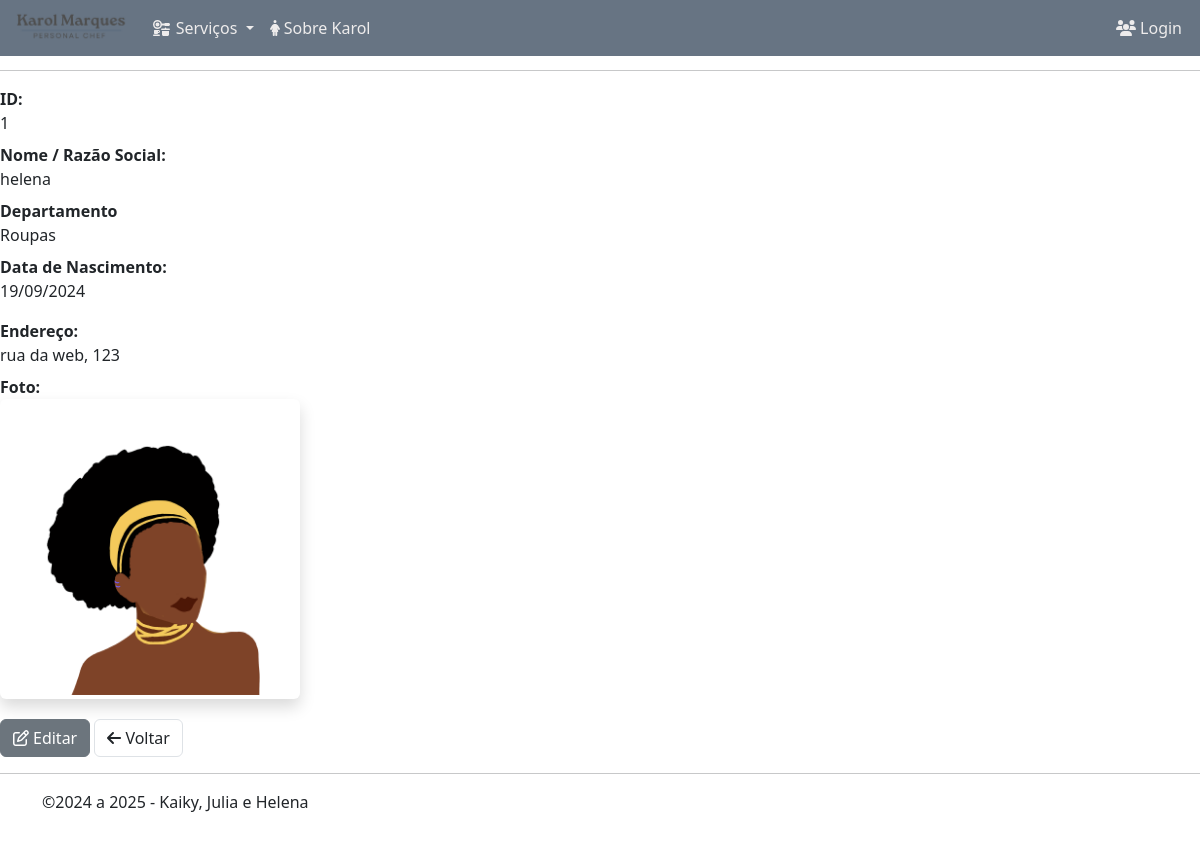
Screenshot of /gerente/view.php?id=1 with the database file from the repository.
### tables this page shows
CREATE TABLE IF NOT EXISTS `gerentes` (
  `id` int NOT NULL AUTO_INCREMENT PRIMARY KEY,
  `nome` varchar(100) NOT NULL,
  `endereco` varchar(50) NOT null,
  `depto` varchar(20) NOT NULL,
  `datanasc` datetime NOT NULL,
  `foto` varchar(30)
);

### inc/database.php (called while the page is built, shortened)
<?php
function open_database()
{
    try {
        $conn = new PDO("mysql:host=" . DB_HOST . ";dbname=" . DB_NAME, DB_USER, DB_PASSWORD);
        $conn->setAttribute(PDO::ATTR_ERRMODE, PDO::ERRMODE_EXCEPTION);
        $conn->setAttribute(PDO::ATTR_EMULATE_PREPARES, false);
        $conn->exec("SET NAMES 'utf8'");
        return $conn;
    } catch (PDOException $e) {
        echo "Connection failed: ";
    }
}
function find($table = null, $id = null)
{
    $database = open_database();
    $found = null;
    try {
        if ($id) {
            $stmt = $database->prepare("SELECT * FROM $table WHERE id = :id");
            $stmt->bindParam(':id', $id, PDO::PARAM_INT);
            $stmt->execute();
            $found = $stmt->fetch(PDO::FETCH_ASSOC);
        }
    } catch (PDOException $e) {
        $_SESSION['message'] = $e->getMessage();
        $_SESSION['type'] = 'danger';
    }
    return $found;
}
function formatadata($date, $formato)
{
    $dt = new DateTime($date, new DateTimeZone("America/Sao_Paulo"));
    return $dt->format($formato);
}

### gerente/functions.php (called while the page is built, shortened)
<?php
    function view($id = null) {
        $gerente = find("gerentes", $id);
    }
?>

### gerente/view.php (the view, shortened to what this page needs)
<?php
    include('functions.php');
    view($_GET['id']);
?>
            <h2 class="mt-3">Gerente <?php echo $gerente['id']; ?></h2>
            <hr>
            <dl class="dl-horizontal">
                <dt>ID: </dt>
                <dd><?php echo $gerente['id']; ?></dd>
                <dt>Nome / Razão Social:</dt>
                <dd><?php echo $gerente['nome']; ?></dd>
                <dt>Departamento</dt>
                <dd><?php echo $gerente['depto']; ?></dd>
                <dt>Data de Nascimento:</dt>
                <dd><?php echo formatadata($gerente['datanasc'], "d/m/Y"); ?></dd>
            </dl>
            <dl class="dl-horizontal">
                <dt>Endereço:</dt>
                <dd><?php echo $gerente['endereco']; ?></dd>
                <dt>Foto:</dt>
                <dd>
                    <?php
                        if(!empty($gerente['foto'])) {
                            echo "<img src=\"fotos/". $gerente['foto'] . "\" class=\"shadow p-1 mb-1 bg-body rounded\" width=\"300px\">";
                        } else {
                            echo "<img src=\"fotos/semimagem.jpg\" class=\"shadow p-1 mb-1 bg-body rounded\" width=\"300px\">";
                        }
                        ?>
                </dd>
            </dl>
            <div id="actions" class="row">
                <div class="col-md-12">
                    <a href="edit.php?id=<?php echo $gerente['id']; ?>" class="btn btn-secondary"><i class="fa-regular fa-pen-to-square me-1"></i>Editar</a>
                    <a href="index.php" class="btn btn-default border"><i class="fa-solid fa-arrow-left me-1"></i>Voltar</a>
                </div>
            </div>

### css/style.css (style rules this page uses)
body { margin-bottom: 30px; }

### rows the page displays
gerentes: id "1", nome "helena", depto "Roupas", datanasc "19/09/2024", endereco "rua da web, 123", foto (picture)

### other values shown
$data->format("Y") "2025"
